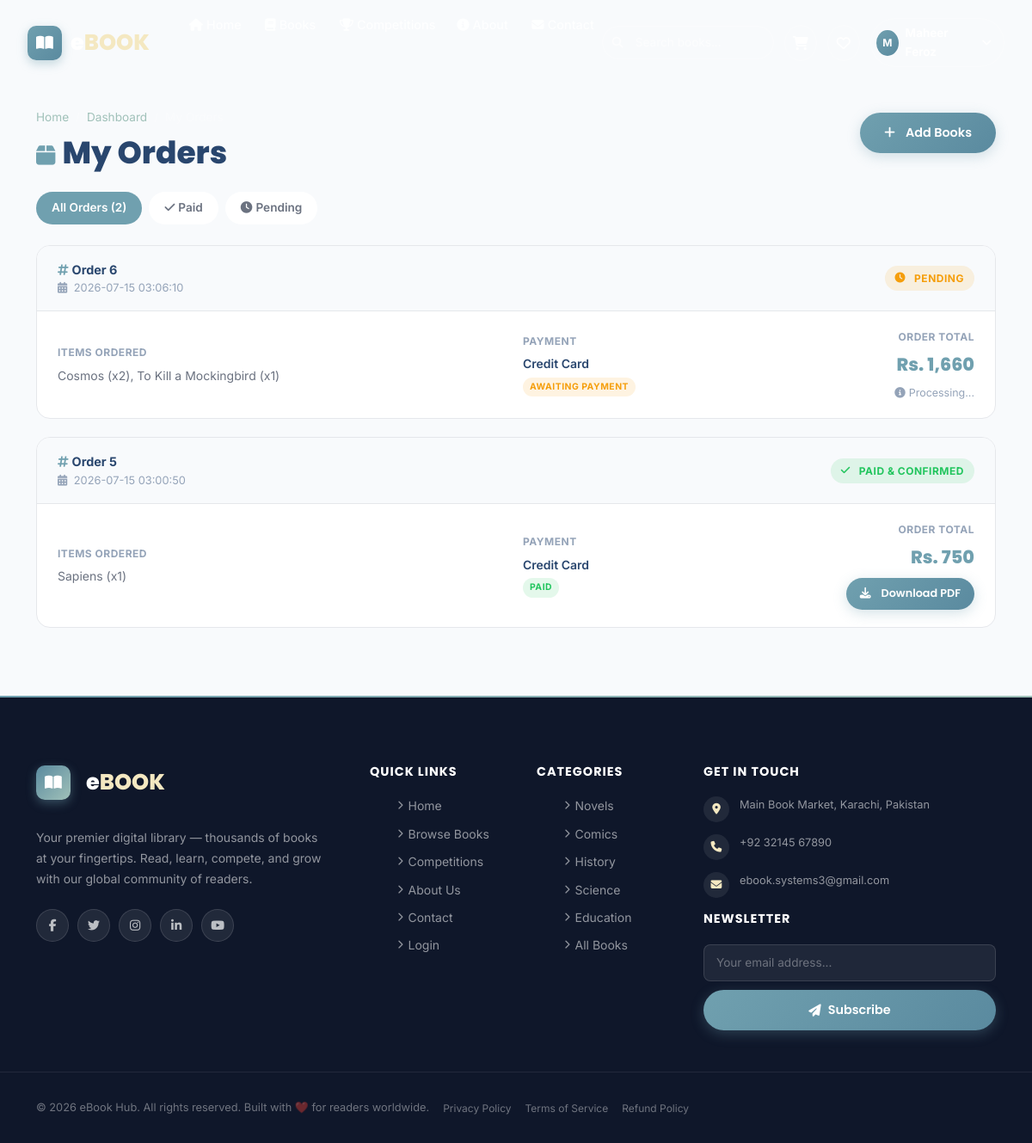
The app's page /view_orders.php (signed in) with its own data.
### tables this page shows
CREATE TABLE `orders` (
  `id` int(11) NOT NULL,
  `user_id` int(11) NOT NULL,
  `items` text NOT NULL,
  `total` decimal(10,2) NOT NULL DEFAULT 0.00,
  `payment_method` varchar(100) DEFAULT 'Credit Card',
  `paid` tinyint(1) NOT NULL DEFAULT 0,
  `status` varchar(50) NOT NULL DEFAULT 'Pending',
  `order_date` datetime NOT NULL DEFAULT current_timestamp(),
  `full_name` varchar(255) DEFAULT NULL,
  `email` varchar(255) DEFAULT NULL,
  `phone` varchar(50) DEFAULT NULL,
  `address` text DEFAULT NULL,
  `city` varchar(100) DEFAULT NULL,
  `notes` text DEFAULT NULL
);

### view_orders.php (the view, shortened to what this page needs)
<?php
include 'db_config.php';
$user_id = $_SESSION['user_id'];
$orders = [];
$result = mysqli_query($conn, "SELECT * FROM orders WHERE user_id=$user_id ORDER BY id DESC");
if ($result) while ($row = mysqli_fetch_assoc($result)) $orders[] = $row;
?>
<!DOCTYPE html>
<html lang="en">
<head>
  <link href="https://cdnjs.cloudflare.com/ajax/libs/font-awesome/6.5.0/css/all.min.css" rel="stylesheet">
  <link href="https://cdnjs.cloudflare.com/ajax/libs/aos/2.3.4/aos.css" rel="stylesheet">
  <link href="https://cdn.jsdelivr.net/npm/bootstrap@5.3.7/dist/css/bootstrap.min.css" rel="stylesheet">
  <link href="css/style.css" rel="stylesheet">
</head>
<body>
<?php include 'includes/navbar.php'; ?>
<section class="orders-section">
  <div class="container">
    <div class="d-flex align-items-center justify-content-between mb-4 flex-wrap gap-3" data-aos="fade-up">
      <div>
        <div class="breadcrumb-nav mb-2" style="justify-content:flex-start;color:var(--text-muted);">
          <a href="index.php" style="color:var(--secondary);">Home</a><span>/</span>
          <a href="user_dashboard.php" style="color:var(--secondary);">Dashboard</a><span>/</span>
          <span>My Orders</span>
        </div>
        <h2 class="section-title mb-0">
          <i class="fas fa-box me-2" style="color:var(--primary);font-size:1.6rem;"></i>My Orders
        </h2>
      </div>
      <a href="books.php" class="btn-primary-custom btn-ripple">
        <i class="fas fa-plus me-1"></i>Add Books
      </a>
    </div>
    <?php if (empty($orders)): ?>
    <div class="text-center py-5" data-aos="fade-up">
      <div style="font-size:5rem;margin-bottom:20px;">📦</div>
      <h3>No orders yet</h3>
      <p class="text-muted mb-4">You haven't placed any orders. Start exploring our amazing library!</p>
      <a href="books.php" class="btn-primary-custom btn-ripple">
        <i class="fas fa-book-open me-1"></i>Browse Books
      </a>
    </div>
    <?php else: ?>
    <div class="d-flex flex-wrap gap-2 mb-4" data-aos="fade-up">
      <button class="filter-tab active" onclick="filterOrders('all', this)" style="cursor:pointer;border:none;">
        All Orders (<?= count($orders) ?>)
      </button>
      <button class="filter-tab" onclick="filterOrders('paid', this)" style="cursor:pointer;border:none;">
        <i class="fas fa-check me-1"></i>Paid
      </button>
      <button class="filter-tab" onclick="filterOrders('pending', this)" style="cursor:pointer;border:none;">
        <i class="fas fa-clock me-1"></i>Pending
      </button>
    </div>
    <div id="ordersList">
      <?php foreach ($orders as $idx => $order):
        $status = $order['status'] ?? 'Pending';
        $paid   = $order['paid']   ?? 0;
        $isPaid = $paid ? 'paid' : 'pending';
      ?>
      <div class="order-card" data-status="<?= $isPaid ?>" data-aos="fade-up" data-aos-delay="<?= ($idx % 3) * 60 ?>">
        <div class="order-card-header">
          <div>
            <div class="order-id"><i class="fas fa-hashtag me-1" style="color:var(--primary);"></i>Order <?= $order['id'] ?></div>
            <div class="order-date">
              <i class="fas fa-calendar-alt me-1"></i>
              <?= htmlspecialchars($order['order_date'] ?? 'Date not available') ?>
            </div>
          </div>
          <span class="status-pill <?= $paid ? 'delivered' : ($status === 'Cancelled' ? 'cancelled' : 'pending') ?>">
            <i class="fas fa-<?= $paid ? 'check' : ($status === 'Cancelled' ? 'times' : 'clock') ?> me-1"></i>
            <?= $paid ? 'Paid & Confirmed' : htmlspecialchars($status) ?>
          </span>
        </div>
        <div class="order-card-body">
          <div class="row g-3 align-items-center">
            <div class="col-md-6">
              <div style="font-size:.75rem;font-weight:700;text-transform:uppercase;letter-spacing:.5px;color:var(--text-muted);margin-bottom:6px;">Items Ordered</div>
              <p style="font-size:.875rem;margin:0;color:var(--text-secondary);">
                <?= htmlspecialchars($order['items']) ?>
              </p>
            </div>
            <div class="col-md-3">
              <div style="font-size:.75rem;font-weight:700;text-transform:uppercase;letter-spacing:.5px;color:var(--text-muted);margin-bottom:6px;">Payment</div>
              <div style="font-size:.875rem;font-weight:600;">
                <?= htmlspecialchars($order['payment_method'] ?? 'N/A') ?>
              </div>
              <div class="d-flex align-items-center gap-2 mt-1">
                <span class="status-pill <?= $paid ? 'delivered' : 'pending' ?>" style="font-size:.65rem;padding:3px 8px;">
                  <?= $paid ? 'Paid' : 'Awaiting Payment' ?>
                </span>
              </div>
            </div>
            <div class="col-md-3 text-md-end">
              <div style="font-size:.75rem;font-weight:700;text-transform:uppercase;letter-spacing:.5px;color:var(--text-muted);margin-bottom:6px;">Order Total</div>
              <div style="font-family:Poppins,sans-serif;font-size:1.3rem;font-weight:800;color:var(--primary);">
                Rs. <?= number_format($order['total']) ?>
              </div>
              <?php if ($paid): ?>
              <a href="download_book.php?order_id=<?= $order['id'] ?>" class="btn-primary-custom btn-ripple mt-2"
                 style="padding:8px 16px;font-size:.8rem;justify-content:center;text-align:center;">
                <i class="fas fa-download me-1"></i>Download PDF
              </a>
              <?php else: ?>
              <div style="font-size:.78rem;color:var(--text-muted);margin-top:6px;">
                <i class="fas fa-info-circle me-1"></i>Processing...
              </div>
              <?php endif; ?>
            </div>
          </div>
        </div>
      </div>
      <?php endforeach; ?>
    </div>
    <?php endif; ?>
  </div>
</section>
<?php include 'includes/footer.php'; ?>
</body>
</html>

### css/style.css (style rules this page uses)
:root { --primary: #70a0af; --primary-hover: #5a8a9f; --secondary: #a0c1b9; --secondary-hover:#7fa8a0; --accent: #f4e8c1; --accent-hover: #e8d4a0; --success: #22C55E; --danger: #EF4444; --warning: #F59E0B; --info: #0EA5E9; --bg: #F8FAFC; --surface: #FFFFFF; --card-bg: rgba(255,255,255,0.75); --dark-bg: #0F172A; --dark-surface: #111827; --border: #E5E7EB; --divider: #CBD5E1; --text-primary: #29466e; --text-secondary: #6B7280; --text-muted: #94A3B8; --text-white: #FFFFFF; --gradient-hero: linear-gradient(135deg, #70a0af 0%, #a0c1b9 100%); --gradient-btn: linear-gradient(135deg, #70a0af, #5a8a9f); --gradient-accent: linear-gradient(135deg, #f4e8c1, #e8d4a0); --gradient-section: linear-gradient(180deg, #F8FAFC 0%, #EEF5F3 100%); --gradient-dark: linear-gradient(135deg, #2d5a6b, #70a0af, #a0c1b9); --radius-sm: 8px; --radius-md: 16px; --radius-lg: 24px; --radius-xl: 32px; --shadow-sm: 0 1px 3px rgba(0,0,0,.07), 0 1px 2px rgba(0,0,0,.06); --shadow-md: 0 4px 16px rgba(0,0,0,.10), 0 2px 6px rgba(0,0,0,.07); --shadow-lg: 0 20px 40px rgba(0,0,0,.12), 0 8px 16px rgba(0,0,0,.08); --shadow-xl: 0 32px 64px rgba(0,0,0,.14); --transition: all 0.3s cubic-bezier(0.4, 0, 0.2, 1); }
*, *::before, *::after { box-sizing: border-box; margin: 0; padding: 0; }
html { scroll-behavior: smooth; }
body { font-family: 'Inter', sans-serif; background: var(--bg); color: var(--text-primary); line-height: 1.6; overflow-x: hidden; }
body:not(.page-ready) { overflow: hidden; height: 100vh; }
h1, h2, h3, h4, h5, h6 { font-family: 'Poppins', sans-serif; font-weight: 700; line-height: 1.2; color: var(--text-primary); }
a { text-decoration: none; color: var(--secondary); transition: var(--transition); }
.btn-primary-custom { display: inline-flex; align-items: center; gap: 8px; background: var(--gradient-btn); color: white; padding: 12px 28px; border-radius: 50px; font-family: 'Poppins', sans-serif; font-weight: 600; font-size: 0.9rem; border: none; cursor: pointer; transition: var(--transition); box-shadow: 0 4px 15px rgba(112,160,175,.3); text-decoration: none; position: relative; overflow: hidden; }
.btn-primary-custom::before { content: ''; position: absolute; top: 0; left: -100%; width: 100%; height: 100%; background: linear-gradient(90deg, transparent, rgba(255,255,255,.15), transparent); transition: left 0.5s; }
.btn-ripple { position: relative; overflow: hidden; }
.section-title { font-size: clamp(1.8rem, 3vw, 2.5rem); font-weight: 800; margin-bottom: 16px; color: var(--text-primary); }
.breadcrumb-nav { display: flex; align-items: center; justify-content: center; gap: 8px; font-size: 0.85rem; color: rgba(255,255,255,.55); margin-top: 16px; }
.breadcrumb-nav a { color: var(--accent); text-decoration: none; }
.breadcrumb-nav span { color: rgba(255,255,255,.35); }
.orders-section { padding-top: 110px; padding-bottom: 60px; min-height: 100vh; }
.order-card { background: var(--surface); border-radius: var(--radius-md); border: 1px solid var(--border); overflow: hidden; margin-bottom: 20px; transition: var(--transition); }
.order-card-header { display: flex; align-items: center; justify-content: space-between; padding: 16px 24px; background: var(--bg); border-bottom: 1px solid var(--border); }
.order-id { font-weight: 700; font-size: 0.9rem; }
.order-date { font-size: 0.8rem; color: var(--text-muted); }
.order-card-body { padding: 20px 24px; }
.status-pill { display: inline-flex; align-items: center; gap: 6px; padding: 5px 12px; border-radius: 50px; font-size: 0.75rem; font-weight: 700; text-transform: uppercase; letter-spacing: 0.5px; }
.status-pill.pending { background: rgba(245,158,11,.12); color: var(--warning); }
.status-pill.delivered { background: rgba(34,197,94,.12); color: var(--success); }
[data-aos] { transition-property: transform, opacity; }

### view_orders.php (style rules this page uses)
.filter-tab { background:var(--surface);border:1.5px solid var(--border);border-radius:50px;padding:8px 18px;font-size:.85rem;font-weight:600;cursor:pointer;transition:var(--transition);color:var(--text-secondary);text-decoration:none; }
.filter-tab:hover,.filter-tab.active { background:var(--primary);border-color:var(--primary);color:white; }

### records on screen
orders: id "6", order_date "2026-07-15 03:06:10", paid 0 (drawn), status "PENDING", items "Cosmos (x2), To Kill a Mockingbird (x1)", payment_method "Credit Card", total "1,660"
orders: id "5", order_date "2026-07-15 03:00:50", paid 1 (drawn), items "Sapiens (x1)", payment_method "Credit Card", total "750"

### other values on screen
$userInitials "M"
count($orders) "2"
